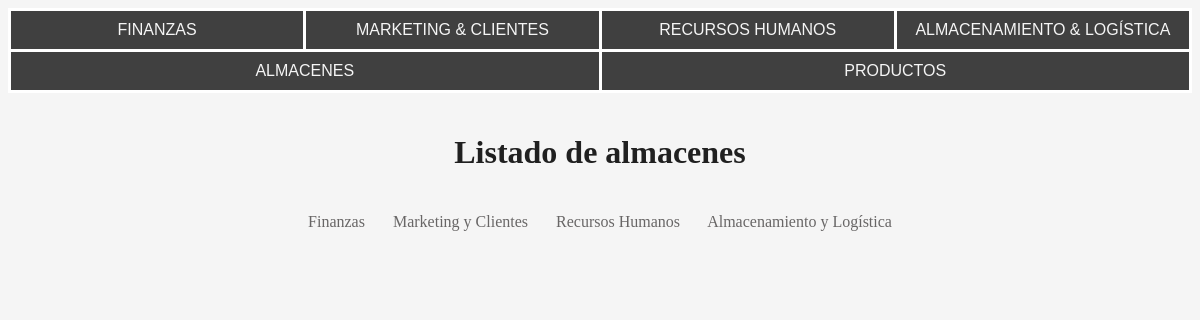
/almacenamiento_logistica/listar_almacenes/, run on an earlier commit of the app's database.
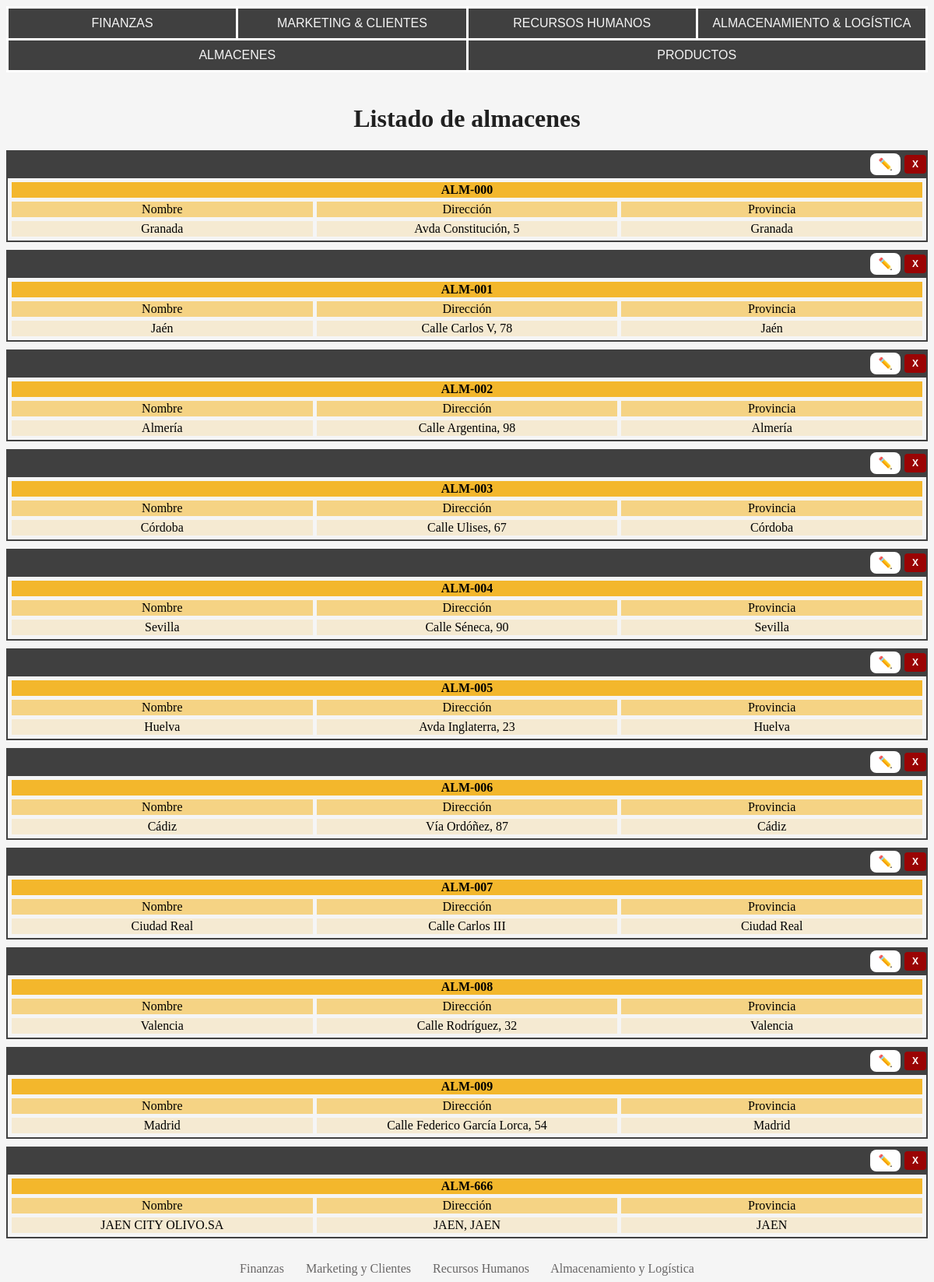
And on a later commit of the database.
### app/models.py (models this page shows, shortened)
class Almacen(models.Model):
    Alm = models.CharField(max_length=7, primary_key=True, validators=[RegexValidator(r'^ALM-[0-9]{3}$', message='Código format like ALM-###.')])
    NombreA = models.CharField(max_length=20, null=False)
    Direccion = models.CharField(max_length=40, null=False, unique=True)
    Provincia = models.CharField(max_length=10, null=False)
    Productos = models.ManyToManyField(Producto, through='contiene')

### DepAlmLog/views.py (the view)
# urls.py: path('listar_almacenes/', listar_almacenes, name='listar_almacenes'),
def listar_almacenes(request):
    almacenes = Almacen.objects.all()
    return render(request, 'almlog/listar_almacenes.html', {
        'almacenes': almacenes
    })

### templates/almlog/listar_almacenes.html (shortened to what this page needs)
{% extends 'almlog/menu.html' %}
{% load static %}
{% block content %}
<!DOCTYPE html>
<html lang="es">
<head>
    <link rel="stylesheet" href="{% static '/css/almlog/listar.css' %}">
</head>
<body>
    <h1>Listado de almacenes</h1>
    {% for almacen in almacenes %}
    <div class="card">
        <div class="button-container">
            <a class="modifica" href="{% url 'modificar_almacen' Alm=almacen.Alm %}"><b>✏️</b></a>
            <a class="button delete-button" onclick="confirmDelete('{{ almacen.Alm }}')">X</a>
        </div>
        <table>
            <tr>
                <td colspan="3" id="title"><b><a href="{% url 'contenido_almacen' Alm=almacen.Alm %}">{{ almacen.Alm }}</a></b></td>
            </tr>
            <tr>
                <td id="field">Nombre</td>
                <td id="field">Dirección</td>
                <td id="field">Provincia</td>
            </tr>
            <tr>
                <td id="valor">{{ almacen.NombreA }}</td>
                <td id="valor">{{ almacen.Direccion }}</td>
                <td id="valor">{{ almacen.Provincia }}</td>
            </tr>
        </table>
    </div>
    {% endfor %}
</body>
</html>
{% endblock %}

### templates/almlog/menu.html (shortened to what this page needs)
{% load static %}
<!DOCTYPE html>
<html lang="es">
<head>
    <link rel="stylesheet" href="{% static '/css/almlog/menu.css' %}">
</head>
<body>
<nav class="navbar" class="container">
    <table>
        <tr>
            <td><a href="/finanzas/">FINANZAS</a></td>
            <td><a href="/marketing_clientes/">MARKETING & CLIENTES</a></td>
            <td><a href="/rrhh/">RECURSOS HUMANOS</a></td>
            <td><a href="/almacenamiento_logistica/">ALMACENAMIENTO & LOGÍSTICA</a></td>
        </tr>
        <tr>
            <td colspan="2"><a href="{% url 'almacenes' %}">ALMACENES</a></td>
            <td colspan="2"><a href="{% url 'productos' %}">PRODUCTOS</a></td>
        </tr>
    </table>
</nav>
<main class="container">
    {% block content %}
    {% endblock %}
</main>
<nav style="text-align: center;">
<a href="/finanzas/">Finanzas</a>&nbsp&nbsp&nbsp&nbsp&nbsp&nbsp
<a href="/marketing_clientes/">Marketing y Clientes</a>&nbsp&nbsp&nbsp&nbsp&nbsp&nbsp
<a href="/rrhh/">Recursos Humanos</a>&nbsp&nbsp&nbsp&nbsp&nbsp&nbsp
<a href="/almacenamiento_logistica/">Almacenamiento y Logística</a>
</nav>
</body>
</html>

### static/css/almlog/menu.css (style rules this page uses)
body { background: whitesmoke; color: #202020; }
.navbar { background: #404040; font-family:Impact, Haettenschweiler, 'Arial Narrow Bold', sans-serif }
.navbar table { width: 100%; table-layout: fixed; border-collapse: collapse; }
.navbar td { text-align: center; vertical-align: middle; padding: 10px; border: 3px solid white; }
.navbar td a { color: whitesmoke; text-decoration: none; }
.container { max-width: 1200px; margin: auto; padding: 20px 0; text-align: justify; }
a { color: rgb(104, 102, 102); text-decoration: none; }

### static/css/almlog/listar.css (style rules this page uses)
.card { background-color: #404040; color: black; padding-left: 2px; padding-right: 2px; padding-top: 4px; padding-bottom: 2px; margin-bottom: 10px; margin-left: auto; margin-right: auto; }
h1 { text-align: center; }
table { width: 100%; table-layout: fixed; border-collapse: collapse; }
td { text-align: center; vertical-align: middle; border: 5px solid whitesmoke; }
td a { color: black; text-decoration: none; }
.modifica { display: inline-block; padding: 5px 10px; text-decoration: none; font-size: 15px; color: black; background-color: white; border-radius: 8px; }
#title { background-color: rgb(243, 183, 44); }
#field { background-color: rgb(245, 211, 132); }
#valor { background-color: rgb(245, 234, 210); }
.button-container { display: flex; justify-content: flex-end; align-items: center; }
.button { display: inline-block; margin-left: 5px; padding: 5px 10px; font-size: 12px; font-weight: bold; text-align: center; text-decoration: none; color: #fff; border-radius: 4px; cursor: pointer; transition: background-color 0.3s ease; }
.button.delete-button { background-color: hsl(0, 95%, 31%); color: #fff; border: none; font-family: 'Arial', sans-serif; }

What changed in the data, as far as the page shows it:
added Almacen: Alm "ALM-000", NombreA "Granada", Direccion "Avda Constitución, 5", Provincia "Granada"
added Almacen: Alm "ALM-001", NombreA "Jaén", Direccion "Calle Carlos V, 78", Provincia "Jaén"
added Almacen: Alm "ALM-002", NombreA "Almería", Direccion "Calle Argentina, 98", Provincia "Almería"
added Almacen: Alm "ALM-003", NombreA "Córdoba", Direccion "Calle Ulises, 67", Provincia "Córdoba"
added Almacen: Alm "ALM-004", NombreA "Sevilla", Direccion "Calle Séneca, 90", Provincia "Sevilla"
added Almacen: Alm "ALM-005", NombreA "Huelva", Direccion "Avda Inglaterra, 23", Provincia "Huelva"
added Almacen: Alm "ALM-006", NombreA "Cádiz", Direccion "Vía Ordóñez, 87", Provincia "Cádiz"
added Almacen: Alm "ALM-007", NombreA "Ciudad Real", Direccion "Calle Carlos III", Provincia "Ciudad Real"
added Almacen: Alm "ALM-008", NombreA "Valencia", Direccion "Calle Rodríguez, 32", Provincia "Valencia"
added Almacen: Alm "ALM-009", NombreA "Madrid", Direccion "Calle Federico García Lorca, 54", Provincia "Madrid"
added Almacen: Alm "ALM-666", NombreA "JAEN CITY OLIVO.SA", Direccion "JAEN, JAEN", Provincia "JAEN"
